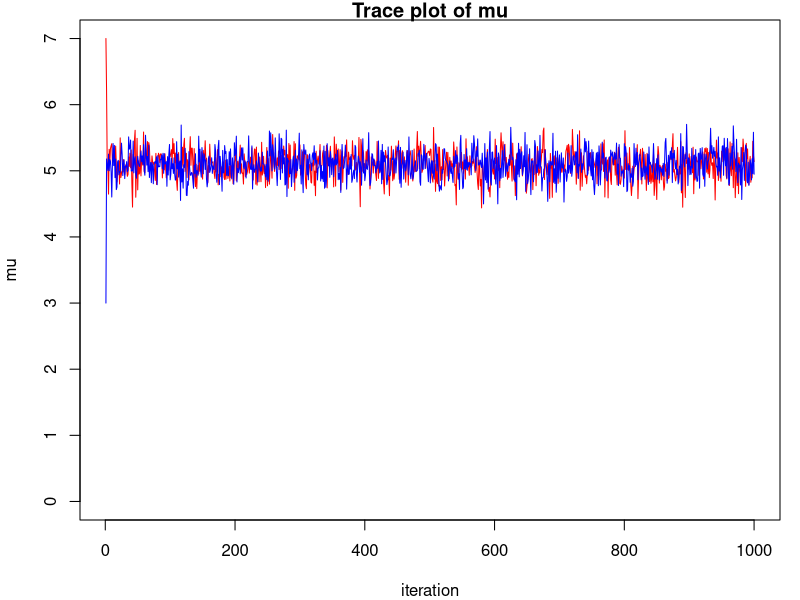
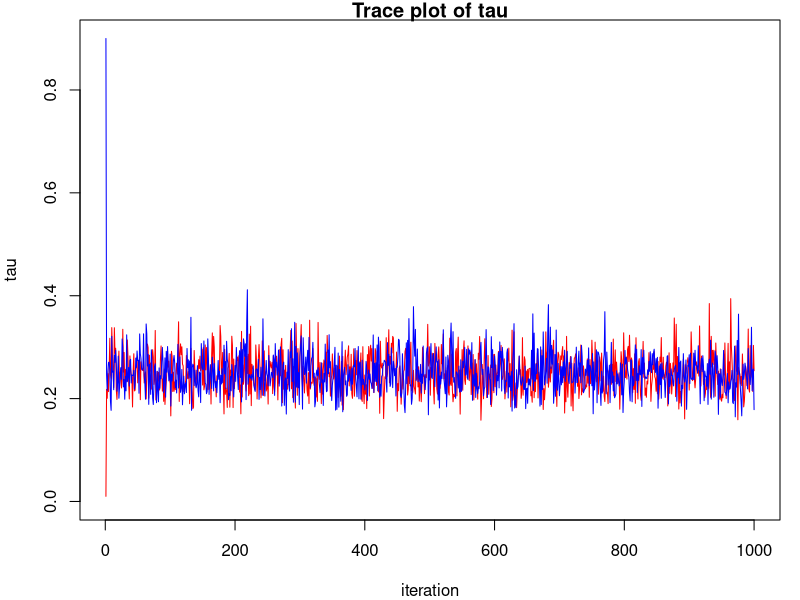
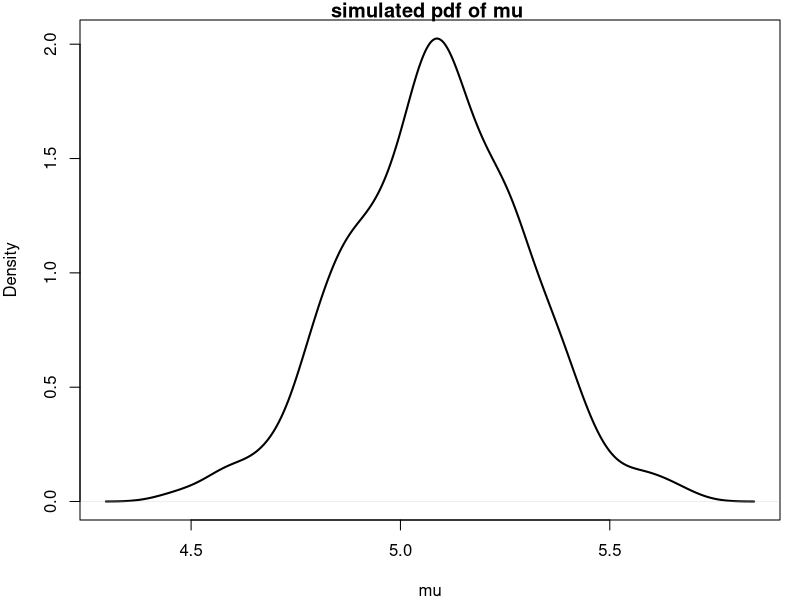
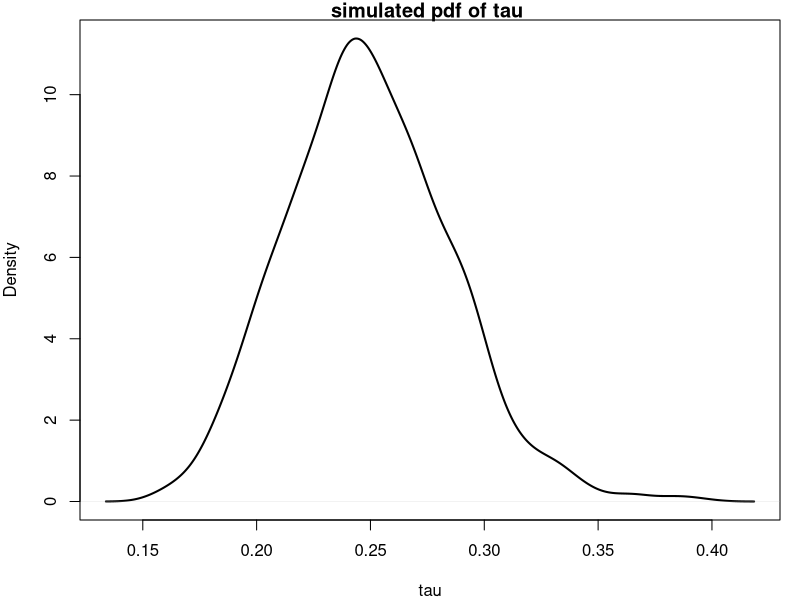
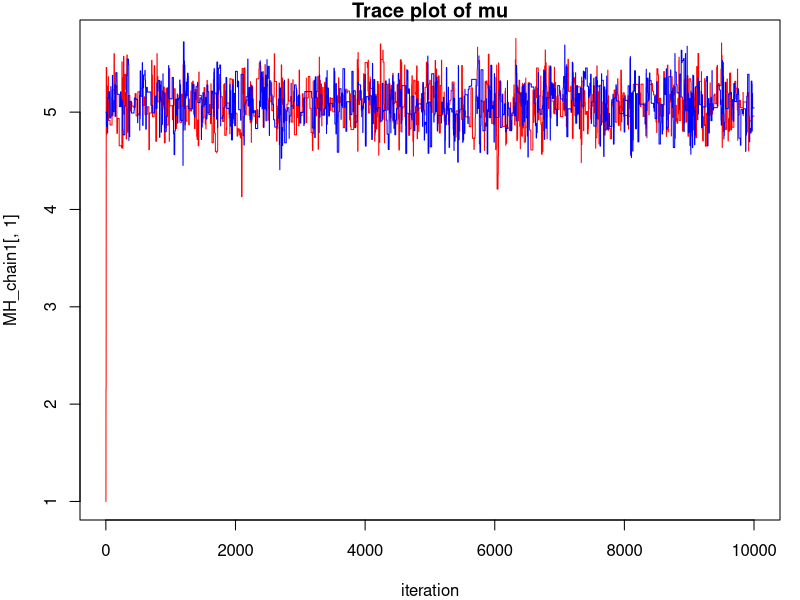
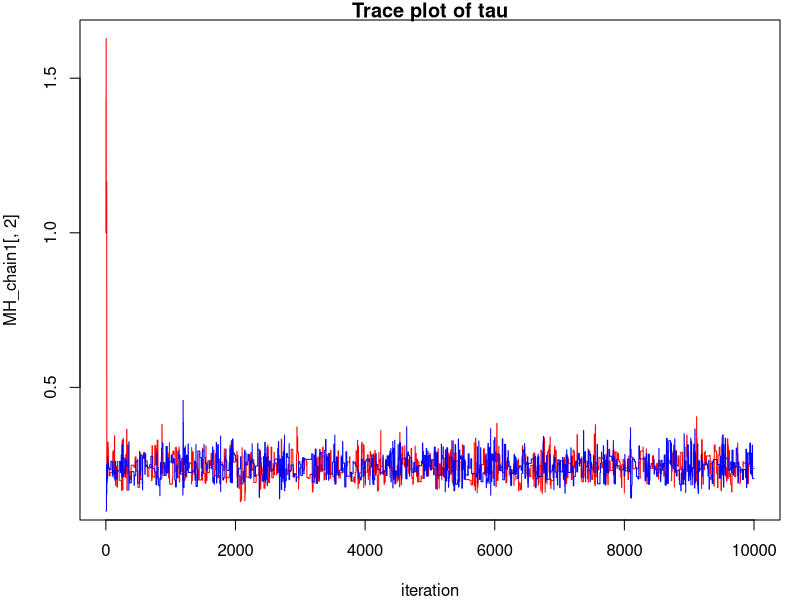
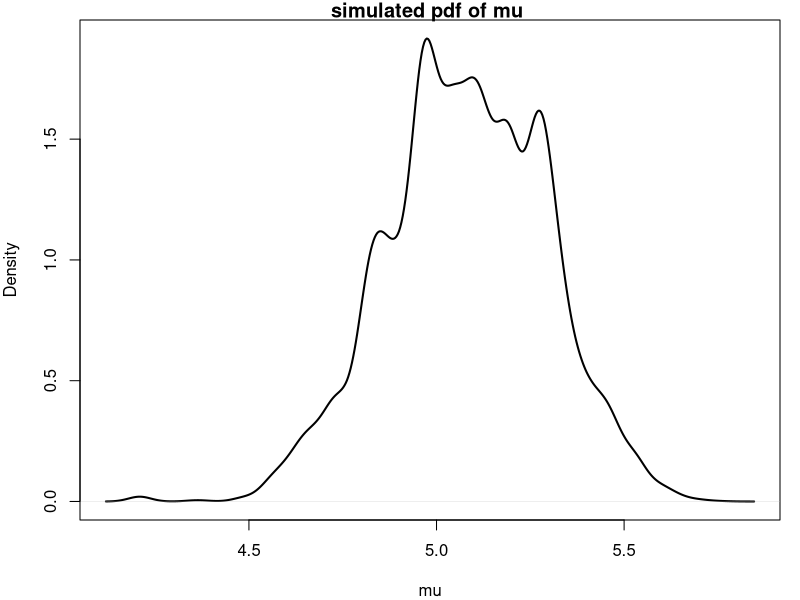
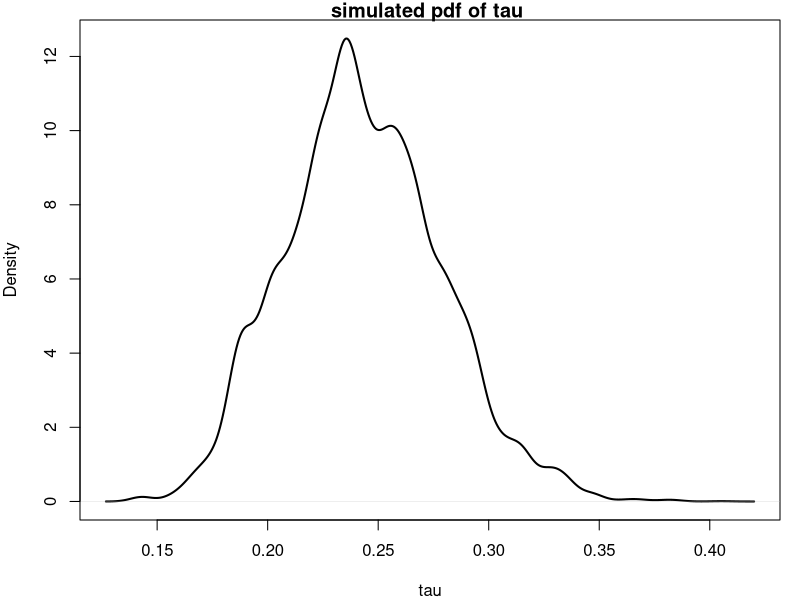

Recreate these plots in R, in order.
## ---- chunk 1
knitr::opts_chunk$set(echo = TRUE)
## ---- chunk 2
#load the dataset
data <- scan("Assign4Data.txt")
n = 100
## ---- chunk 3
# gibbs sampler
GibbsS <- function(mu0, tau0, m){
  
  # create array
  mu.seq = rep(-1,m)
  tau.seq = rep(-1,m)
  
  # initial value
  mu.seq[1] = mu0
  tau.seq[1] = tau0

  # iterations
  for (i in 2:m) {
    mu.seq[i] = rnorm(1,mean(data),sd = sqrt(1/(tau.seq[i-1]*n)))
    tau.seq[i] = rgamma(1,n/2, scale = (2/sum((data-mu.seq[i])^2)))
  }
  
  # result as single list
  result  = list(mu = mu.seq, tau = tau.seq)
  return(result)
}
## ---- chunk 4
#set seed
set.seed(30027)

#number of iterations
m = 1000

#generate 2 samples from gibbs sampler with different initial value
gibbsam1 = GibbsS(7,0.01,m)
gibbsam2 = GibbsS(3,0.9,m)

par(mfrow=c(1,1), mar = c(4,4,1,1))

#trace plot mu
plot(x=1:m, gibbsam1$mu, type="l", col="red", ylim = c(0, max(gibbsam1$mu,gibbsam2$mu)), 
     xlab = "iteration", ylab ="mu",main = "Trace plot of mu")
points(1:m, gibbsam2$mu, type="l", col="blue")

#trace plot tau
plot(1:m, gibbsam1$tau, type="l", col="red", ylim = c(0, max(gibbsam1$tau,gibbsam2$tau)), 
     xlab = "iteration", ylab ="tau",main = "Trace plot of tau")
points(1:m, gibbsam2$tau, type="l", col="blue")
## ---- chunk 5
#combine 2 simulations
gibbsam = list(mu =c(tail(gibbsam1$mu,m/2),tail(gibbsam2$mu,m/2))
               ,tau =c(tail(gibbsam1$tau,m/2),tail(gibbsam2$tau,m/2)))

#marginal posterior distribution pf mu
plot(density(gibbsam$mu), main="simulated pdf of mu ", xlab="mu", lwd=2)

#marginal posterior distribution pf tau
plot(density(gibbsam$tau), main="simulated pdf of tau ", xlab="tau", lwd=2)
## ---- chunk 6
#posterior mean of mu
(mu_hat = mean(gibbsam$mu))

#posterior mean of tau
(tau_hat = mean(gibbsam$tau))
## ---- chunk 7


credible_interval <- function(simulation){
  
  #sort the simulation ascending order
  ascending = sort(simulation,decreasing = FALSE)
  
  #sort the simulation descending order
  descending = sort(simulation,decreasing = TRUE)
  
  x = 1:length(simulation)/length(simulation)
  
  #Conservative statistics
  interval = c(descending[which(x>=0.95)[1]],ascending[which(x>=0.95)[1]])
  
  return(interval)
}

#credible interval of mu
(credible_interval(gibbsam$mu))

#credible interval of tau
(credible_interval(gibbsam$tau))

## ---- chunk 8

#MH
# prior distribution
prior <- function(param){
  tau = param[2]
  return(log(1/tau))
}

# likelihood
likelihood <- function(param){
  mu = param[1]
  tau = param[2]
  
  #log likelihood
  logL = dnorm(data, mean = mu, sd = sqrt(1/tau),log = TRUE)
  return(sum(logL))
}

# posterior distribution
posterior <- function(param){
  return(likelihood(param) + prior(param))
}

# proposal function
proposalfunction <- function(param){
  mu = param[1]
  tau = param[2]
  proposal_tau = rgamma(1,shape = 5*tau,rate = 5)
  proposal_mu = rnorm(1,mu,sd = sqrt(proposal_tau))
  return(c(proposal_mu, proposal_tau))
}

# metropolis hastings
metropolis_hastings <- function(startvalue, iterations){
  chain = array(dim = c(iterations+1, 2))
  chain[1,] = startvalue
  
  for(i in 1:iterations){
    proposal = proposalfunction(chain[i,])
    probab = exp(posterior(proposal) - posterior(chain[i,]))
    if(runif(1) < probab){
      chain[i+1,] = proposal
    }else{
      chain[i+1,] = chain[i,]
    }
  }
  return(chain)
}
## ---- chunk 9
set.seed(30027)
#start value
startvalue1 = c(1,1)
startvalue2 = c(5,0.1)

iteration = 10000

#MH
MH_chain1 = metropolis_hastings(startvalue1,iteration)
MH_chain2 = metropolis_hastings(startvalue2,iteration)

# Trace plot of mu
plot(MH_chain1[,1], type = "l", xlab="iteration",
     main = "Trace plot of mu",col = "red" )
points(MH_chain2[,1],type="l", col="blue")

# Trace plot of tau
plot(MH_chain1[,2], type = "l", xlab="iteration",
     main = "Trace plot of tau", col = "red")
points(MH_chain2[,2],type="l", col="blue")
## ---- chunk 10
#combine 2 simulations
MH_chain = list(mu =c(tail(MH_chain1[,1],iteration/2),
                      tail(MH_chain2[,1],iteration/2))
               ,tau =c(tail(MH_chain1[,2],iteration/2),
                       tail(MH_chain2[,2],iteration/2)))

#marginal posterior distribution pf mu
plot(density(MH_chain$mu), main="simulated pdf of mu ", xlab="mu", lwd=2)

#marginal posterior distribution pf tau
plot(density(MH_chain$tau), main="simulated pdf of tau ", xlab="tau", lwd=2)
## ---- chunk 11
#posterior mean of mu
(mu_hat = mean(MH_chain$mu))

#posterior mean of tau
(tau_hat = mean(MH_chain$tau))
## ---- chunk 12

#credible interval of mu
(credible_interval(MH_chain$mu))

#credible interval of tau
(credible_interval(MH_chain$tau))

